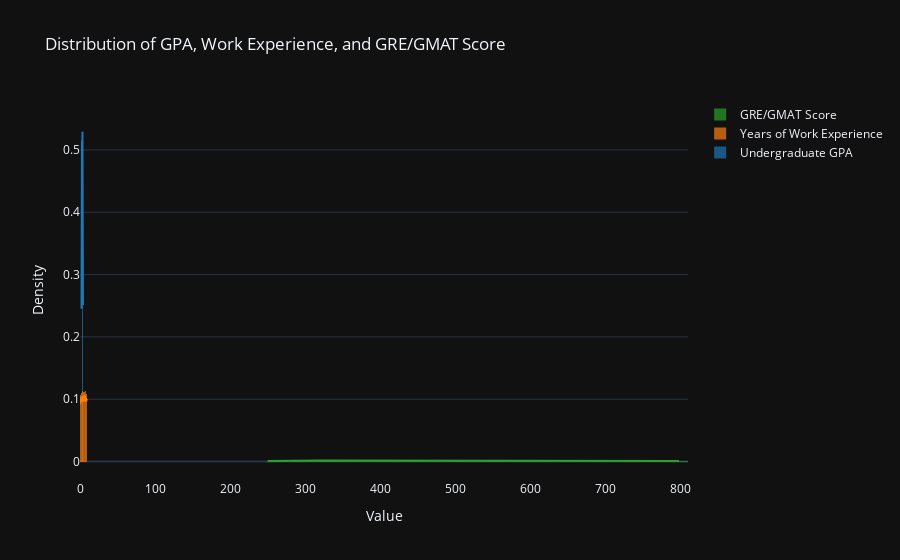

This figure's notebook cell:
### Code cell
# Select columns for distribution plotting
data1 = df["Undergraduate GPA"]
data2 = df["Years of Work Experience"]
data3 = df["GRE/GMAT Score"]

# Create a list of data and corresponding labels
hist_data = [data1, data2, data3]
group_labels = ["Undergraduate GPA", "Years of Work Experience", "GRE/GMAT Score"]

# Create the distplot
fig = ff.create_distplot(
    hist_data,
    group_labels,
    bin_size=[0.1, 1, 20],  # Customize bin size for each distribution
    show_rug=False,  # Optionally show/hide rug plots
    curve_type="kde"  # Kernel density estimation for smooth curves
)

# Update layout for better visualization
fig.update_layout(
    title="Distribution of GPA, Work Experience, and GRE/GMAT Score",
    xaxis_title="Value",
    yaxis_title="Density",
    template="plotly_dark"
)

# Show the plot
fig.show()

### Figure 1 — Plotly figure (JSON) as saved in the notebook; plotly's stock layout.template omitted (floating-point values rounded to 4 significant figures; data arrays with more than 128 entries replaced by an {"elided": "..."} marker saying what was removed)
{"data": [{"autobinx": false, "histnorm": "probability density", "legendgroup": "Undergraduate GPA", "marker": {"color": "rgb(31, 119, 180)"}, "name": "Undergraduate GPA", "opacity": 0.7, "type": "histogram", "x": {"elided": "10000 float values"}, "xaxis": "x", "xbins": {"end": 4, "size": 0.1, "start": 2}, "yaxis": "y"}, {"autobinx": false, "histnorm": "probability density", "legendgroup": "Years of Work Experience", "marker": {"color": "rgb(255, 127, 14)"}, "name": "Years of Work Experience", "opacity": 0.7, "type": "histogram", "x": {"elided": "10000 int values"}, "xaxis": "x", "xbins": {"end": 9, "size": 1, "start": 0}, "yaxis": "y"}, {"autobinx": false, "histnorm": "probability density", "legendgroup": "GRE/GMAT Score", "marker": {"color": "rgb(44, 160, 44)"}, "name": "GRE/GMAT Score", "opacity": 0.7, "type": "histogram", "x": {"elided": "10000 int values"}, "xaxis": "x", "xbins": {"end": 799, "size": 20, "start": 250}, "yaxis": "y"}, {"legendgroup": "Undergraduate GPA", "marker": {"color": "rgb(31, 119, 180)"}, "mode": "lines", "name": "Undergraduate GPA", "showlegend": false, "type": "scatter", "x": {"elided": "500 float values"}, "xaxis": "x", "y": {"elided": "500 float values"}, "yaxis": "y"}, {"legendgroup": "Years of Work Experience", "marker": {"color": "rgb(255, 127, 14)"}, "mode": "lines", "name": "Years of Work Experience", "showlegend": false, "type": "scatter", "x": {"elided": "500 float values"}, "xaxis": "x", "y": {"elided": "500 float values"}, "yaxis": "y"}, {"legendgroup": "GRE/GMAT Score", "marker": {"color": "rgb(44, 160, 44)"}, "mode": "lines", "name": "GRE/GMAT Score", "showlegend": false, "type": "scatter", "x": {"elided": "500 float values"}, "xaxis": "x", "y": {"elided": "500 float values"}, "yaxis": "y"}], "layout": {"barmode": "overlay", "hovermode": "closest", "legend": {"traceorder": "reversed"}, "title": {"text": "Distribution of GPA, Work Experience, and GRE/GMAT Score"}, "xaxis": {"anchor": "y2", "domain": [0, 1], "title": {"text": "Value"}, "zeroline": false}, "yaxis": {"anchor": "free", "domain": [0, 1], "position": 0, "title": {"text": "Density"}}}}
